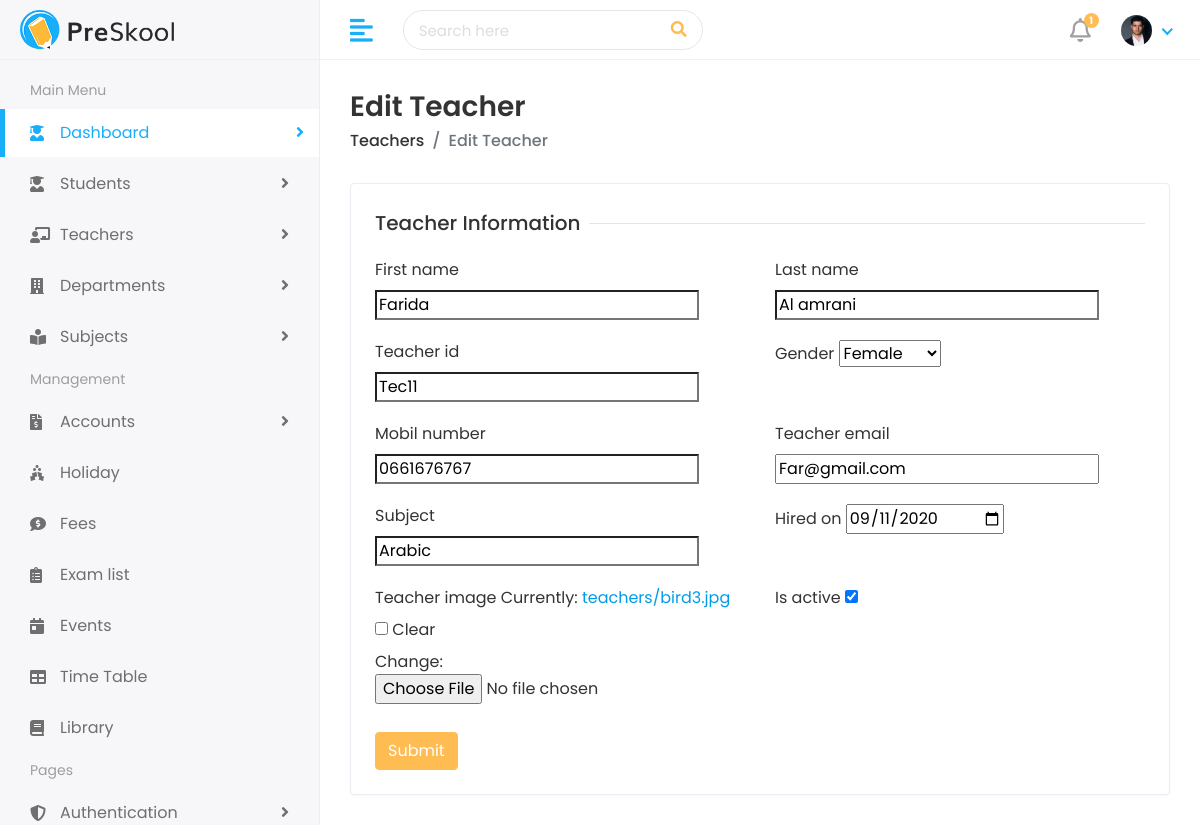
The app's page /teachers/edit/farida-al-amrani-tec11/ (signed in), older data.
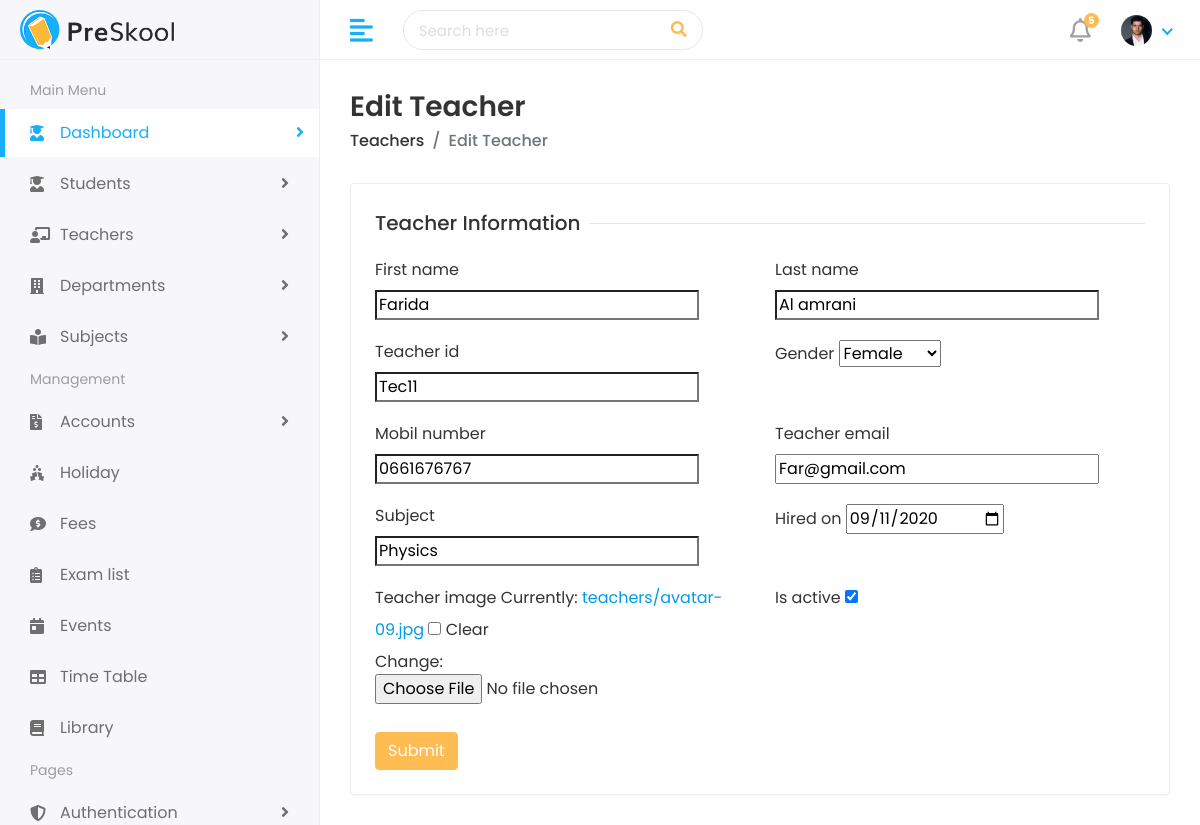
The same page, newer data.
### teachers/models.py (models this page shows, shortened)
class Teacher(models.Model):
    first_name = models.CharField(max_length=100)
    last_name = models.CharField(max_length=100)
    teacher_id = models.CharField(max_length=20)
    gender=models.CharField(max_length=10, choices=[('Male', 'Male'), ('Female', 'Female'), ('Others', 'Others')])
    mobil_number = models.CharField(max_length=15)
    teacher_email = models.EmailField(unique=True)
    subject = models.CharField(max_length=100)
    hired_on= models.DateField()
    teacher_image= models.ImageField(upload_to='teachers/', blank=True)
    is_active=models.BooleanField(default=True)
    slug = models.SlugField(max_length=255, unique=True, blank=True)

### teachers/views.py (the view)
# urls.py: path('edit/<str:slug>/', views.edit_teacher, name='edit_teacher'),
def edit_teacher(request, slug):
    teacher = get_object_or_404(Teacher, slug=slug)
    if request.method == "POST":
        form = TeacherForm(request.POST, request.FILES, instance=teacher)
        if form.is_valid():
            form.save()
            create_notification(
                request.user, f"Edited Teacher: {teacher.first_name} {teacher.last_name}")
            messages.success(
                request, f"Teacher {teacher.first_name} {teacher.last_name} updated Successfully")
            return redirect('teacher_list')
    else:
        form = TeacherForm(instance=teacher)
    return render(request, "teachers/edit-teacher.html", {'form': form, 'teacher': teacher})

### teachers/forms.py
class TeacherForm(forms.ModelForm):
    class Meta:
        model = Teacher
        fields = [
            'first_name', 'last_name', 'teacher_id', 'gender',
            'mobil_number', 'teacher_email', 'subject', 'hired_on',
            'teacher_image', 'is_active'
        ]
        widgets = {
            'hired_on': forms.DateInput(attrs={'type': 'date'}),
        }
    def __init__(self, *args, **kwargs):
        super(TeacherForm, self).__init__(*args, **kwargs)
        self.fields['is_active'].initial = True

### school/context_processors.py (called while the page is built)
def notifications(request):
    if request.user.is_authenticated:
        unread_notification = request.user.notification_set.filter(
            is_read=False)
        unread_notification_count = unread_notification.count()
        return {'unread_notification': unread_notification,
                'unread_notification_count': unread_notification_count}
    return {}

### templates/teachers/edit-teacher.html (shortened to what this page needs)
{% extends 'Home/base.html' %}
{% load static %}
{% block body %}
<div class="page-wrapper">
    <div class="content container-fluid">
        <div class="page-header">
            <div class="row align-items-center">
                <div class="col">
                    <h3 class="page-title">Edit Teacher</h3>
                    <ul class="breadcrumb">
                        <li class="breadcrumb-item"><a href="{% url 'teacher_list' %}">Teachers</a></li>
                        <li class="breadcrumb-item active">Edit Teacher</li>
                    </ul>
                </div>
            </div>
        </div>
        <div class="row">
            <div class="col-sm-12">
                <div class="card">
                    <div class="card-body">
                        <form method="post" enctype="multipart/form-data">
                            <div class="row">
                                <div class="col-12">
                                    <h5 class="form-title"><span>Teacher Information</span></h5>
                                </div>
                                {% for field in form %}
                                <div class="col-12 col-sm-6">
                                    <div class="form-group">
                                        <label>{{ field.label }}</label>
                                        {{ field }}
                                    </div>
                                </div>
                                {% endfor %}
                                <div class="col-12">
                                    <button type="submit" class="btn btn-primary">Submit</button>
                                </div>
                            </div>
                        </form>
                    </div>
                </div>
            </div>
        </div>
    </div>
</div>
{% endblock %}

Row changes from the older to the newer data that the page shows:
changed Teacher "Farida": subject "Arabic" → "Physics"
Text that changed along with them:
{{ unread_notification_count }}: "1" → "5"
text no longer shown: "Currently: teachers/bird3.jpg Clear Change:"
text now shown: "Currently: teachers/avatar-09.jpg Clear Change:"
